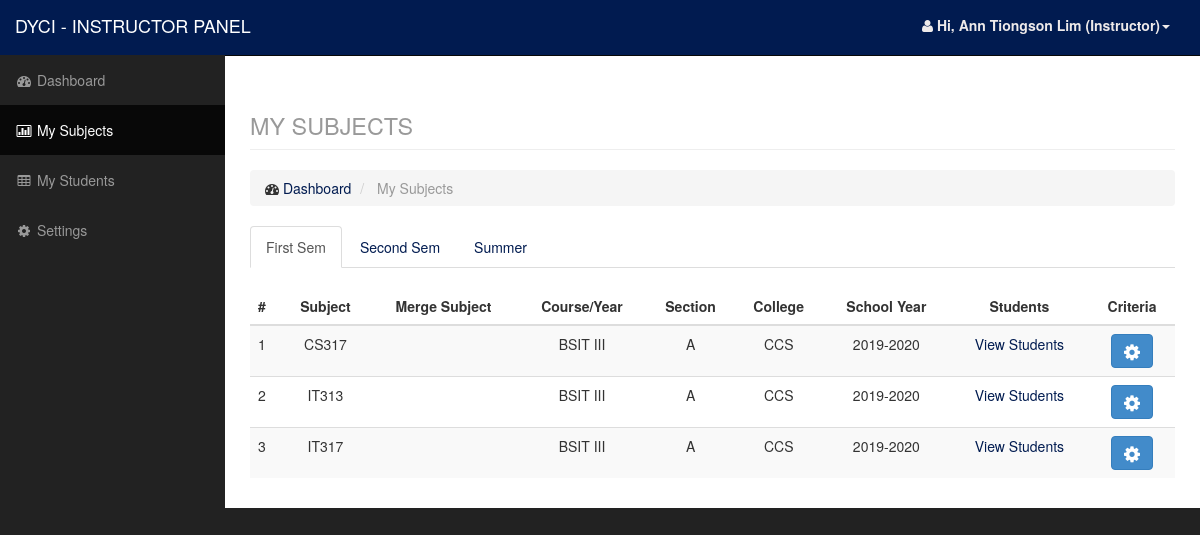
The app's page /teacher/subject.php (signed in) with its own data.
### tables this page shows
CREATE TABLE `class` (
  `id` int(11) NOT NULL,
  `course` varchar(250) NOT NULL,
  `year` varchar(50) NOT NULL,
  `section` varchar(2) NOT NULL,
  `college` varchar(100) NOT NULL,
  `sem` varchar(50) NOT NULL,
  `teacher` varchar(50) NOT NULL,
  `subject` varchar(50) NOT NULL,
  `mergesubject` varchar(50) NOT NULL,
  `SY` varchar(50) NOT NULL
);

### teacher/data/subject_model.php (called while the page is built, shortened)
<?php
    $subject = new Datasubject();
    class Datasubject {
        function getsubject($sem,$id){
            $q = "select * from class where teacher=$id and sem='$sem' order by subject asc";
            $r = mysql_query($q);
            return $r;
        }
        function getsubjectbycode($code){
            $q = "select * from subject where code='$code'";
            $r = mysql_query($q);
            $data = mysql_fetch_array($r);
            return $data;
        }
    }

### teacher/subject.php (the view, shortened to what this page needs)
<?php
include('include/header.php');
include('include/sidebar.php');
include('data/subject_model.php');
$firstsem = $subject->getsubject('1st', $id);
?>
<div id="page-wrapper">
    <div class="container-fluid">
        <div class="row">
            <div class="col-lg-12">
                <h1 class="page-header">
                    <small>MY SUBJECTS</small>
                </h1>
                <ol class="breadcrumb">
                    <li>
                        <i class="fa fa-dashboard"></i> <a href="index.php">Dashboard</a>
                    </li>
                    <li class="active">
                        My Subjects
                    </li>
                </ol>
            </div>
        </div>
        <div class="row">
            <div class="col-lg-12">
                <ul class="nav nav-tabs" role="tablist">
                    <li class="active"><a href="#data1" role="tab" data-toggle="tab">First Sem</a></li>
                    <li><a href="#data2" role="tab" data-toggle="tab">Second Sem</a></li>
                    <li><a href="#data3" role="tab" data-toggle="tab">Summer</a></li>
                </ul>
                <div class="tab-content">
                    <div class="tab-pane active" id="data1">
                        <br />
                        <div class="table-responsive">
                            <table class="table table-striped">
                                <thead>
                                    <tr>
                                        <th>#</th>
                                        <th class="text-center">Subject</th>
                                        <th class="text-center">Merge Subject</th>
                                        <th class="text-center">Course/Year</th>
                                        <th class="text-center">Section</th>
                                        <th class="text-center">College</th>
                                        <th class="text-center">School Year</th>
                                        <th class="text-center">Students</th>
                                        <th class="text-center">Criteria</th>
                                    </tr>
                                </thead>
                                <tbody>
                                    <?php $c = 1; ?>
                                    <?php while ($row = mysql_fetch_array($firstsem)) : ?>
                                        <tr>
                                            <td><?php echo $c; ?></td>
                                            <td class="text-center"><?php echo $row['subject']; ?></td>
                                            <td class="text-center"><?php echo $row['mergesubject']; ?></td>
                                            <?php $subjectname = $subject->getsubjectbycode($row['subject']); ?>
                                            <td class="text-center"><?php echo $row['course'] . ' ' . $row['year']; ?></td>
                                            <td class="text-center"><?php echo $row['section']; ?></td>
                                            <td class="text-center"><?php echo $row['college']; ?></td>
                                            <td class="text-center"><?php echo $row['SY']; ?></td>
                                            <td class="text-center"><a href="student.php?classid=<?php echo $row['id']; ?>">View Students</a></td>
                                            <?php if ($subjectname['type'] == 'Lecture') : ?>
                                                <td class="text-center"><a href="criterialec.php?teachid=<?php echo $row['teacher']; ?>&classid=<?php echo $row['id']; ?>" class="btn btn-primary"><i class="fa fa-gear fa-lg" title="criteria"></i></a></td>
                                            <?php elseif ($subjectname['type'] == 'Lec-Lab') : ?>
                                                <td class="text-center"><a href="criterialeclab.php?teachid=<?php echo $row['teacher']; ?>&classid=<?php echo $row['id']; ?>" class="btn btn-primary"><i class="fa fa-gear fa-lg" title="criteria"></i></a></td>
                                            <?php else : ?>
                                                <td class="text-center"><a href="criterialab.php?teachid=<?php echo $row['teacher']; ?>&classid=<?php echo $row['id']; ?>" class="btn btn-primary"><i class="fa fa-gear fa-lg" title="criteria"></i></a></td>
                                            <?php endif; ?>
                                        </tr>
                                        <?php $c++; ?>
                                    <?php endwhile; ?>
                                </tbody>
                            </table>
                        </div>
                    </div>
                </div>
            </div>
        </div>
    </div>
</div>
</div>
<?php include('include/footer.php');

### css/sb-admin.css (style rules this page uses)
body { margin-top: 100px; background-color: #222; }
@media (min-width:768px) { body { margin-top: 50px; } }
#page-wrapper { width: 100%; padding: 0; background-color: #fff; }
@media (min-width:768px) { #page-wrapper { padding: 10px; } }

### records on screen
class: subject "CS317", course "BSIT", year "III", section "A", college "CCS", SY "2019-2020"
class: subject "IT313", course "BSIT", year "III", section "A", college "CCS", SY "2019-2020"
class: subject "IT317", course "BSIT", year "III", section "A", college "CCS", SY "2019-2020"

### other values on screen
$_SESSION['name'] "Ann Tiongson Lim"
